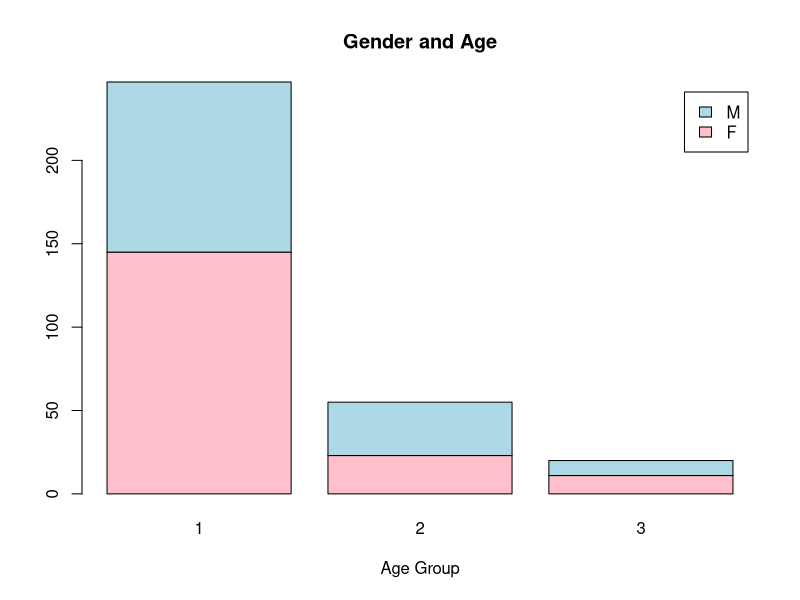
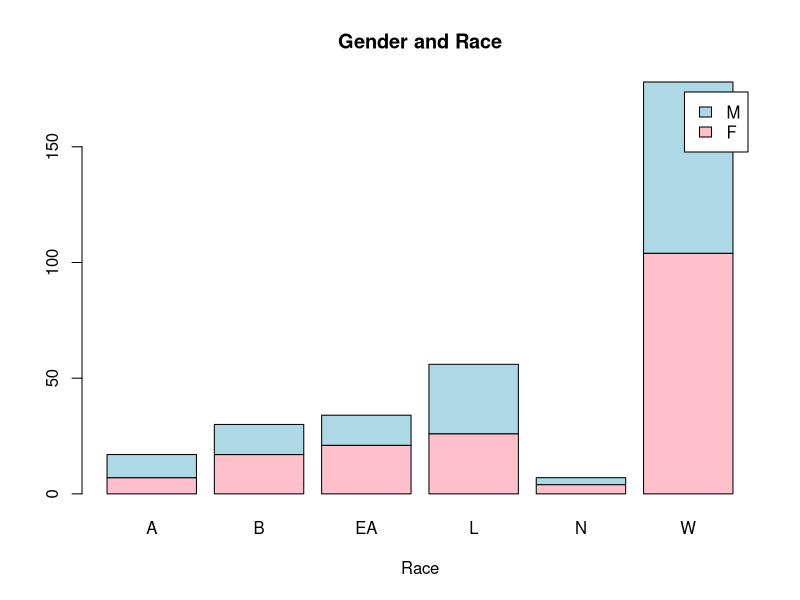

Recreate these plots in R, in order.
#Branch Demographics Updated 9-26-22
# I split the age groups into 1, 2, 3; 1= ages 18-24, 2=ages 25-55, 3=56+

library(ggplot2)
library(tidyr)
#setwd("/Users/stefanieflores/Desktop/MGH Branch/Branch")

##dat<- read.csv("BranchDemo.csv")
install.packages("xlsx")
library(readxl)
##BranchDemo <- read_excel("BranchDemo.xlsx")
## I also included the ability to like read the excel... but It's the exact same data as the csv
##View(BranchDemo) 
## Remove ## from 13 to see Raw Data if wanted

dat <- read.csv("BranchDemo.csv")

## dim(dat) tells you how many data points/ people are in this so far
dim(dat)

## class(dat$x) just tells you the type of data markings I used to store these; feel free to delete # to check
#class(dat$Gender)
#class(dat$Race)
#class(dat$Age)

dat$Race <- as.factor(dat$Race)
Race <- levels(dat$Race)
Race

# W=White, B=Black, L=Latino, EA= East Asian, A= Asian, N= North African/ Middle Eastern
A<-length(dat$Race[dat$Race==Race[1]])
B<-length(dat$Race[dat$Race==Race[2]])
EA<-length(dat$Race[dat$Race==Race[3]])
L<-length(dat$Race[dat$Race==Race[4]])
N<-length(dat$Race[dat$Race==Race[5]])
W<-length(dat$Race[dat$Race==Race[6]])

#How Many Members of Each Race?
Race.obs <- data.frame(Race=Race,n=c(A,B,EA,L,N,W))
Race.obs

library(tidyverse)
dat %>%
  group_by(Race) %>%summarise(n = n())

# Categories We Actually Want to See (R,G,A)
dat %>% 
  count(Race,Gender,Age) %>%
  print() %>%
  count(Race,name = "n.Gender")

# Stacked Bar Plot with Colors and Legend For Gender and Age
counts <- table(dat$Gender, dat$Age)
barplot(counts, main="Gender and Age",
        xlab="Age Group", col=c("Pink","LightBlue"),
        legend = rownames(counts))

# Stacked Bar Plot with Colors and Legend For Gender and Race
counts <- table(dat$Gender, dat$Race)
barplot(counts, main="Gender and Race",
        xlab="Race", col=c("Pink","LightBlue"),
        legend = rownames(counts))

